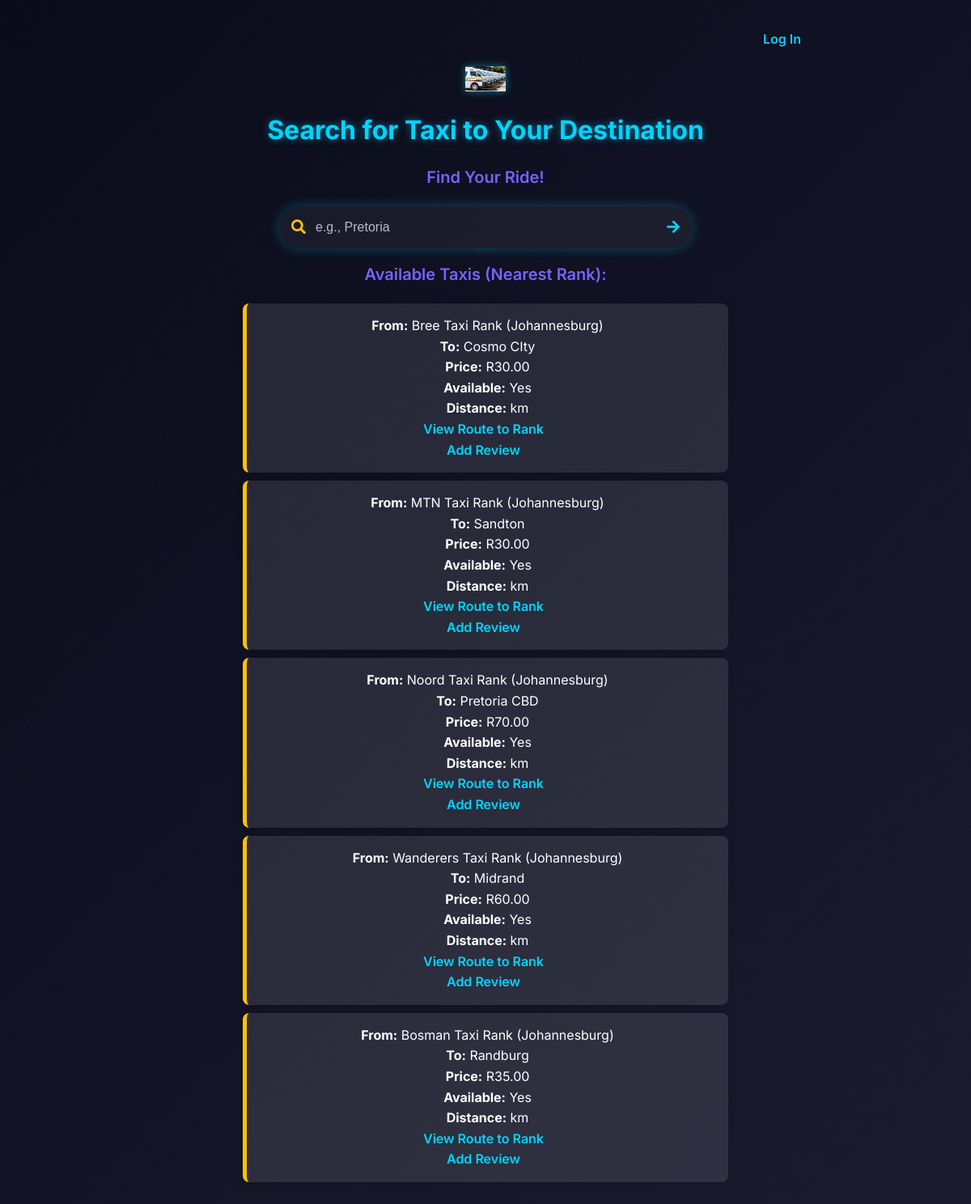
The page / on the database its author committed.
### taxi_app/models.py (models this page shows, shortened)
class Taxi(models.Model):
    rank = models.ForeignKey(TaxiRank, on_delete=models.CASCADE)
    destination = models.CharField(max_length=100)
    available = models.BooleanField(default=True)
    price = models.DecimalField(max_digits=6, decimal_places=2)

class TaxiRank(models.Model):
    name = models.CharField(max_length=100)
    location = models.CharField(max_length=200)
    latitude = models.FloatField()
    longitude = models.FloatField()

### taxi_app/views.py (the view)
# urls.py: path('', search, name='home'),  # Add this for the root URL
def search(request):
    destination = request.GET.get('destination', '').strip()
    user_lat = request.GET.get('latitude')
    user_lon = request.GET.get('longitude')
    results = []
    if destination:
        taxis = Taxi.objects.filter(destination__icontains=destination, available=True)
    else:
        taxis = Taxi.objects.filter(available=True)
    if taxis:
        if user_lat and user_lon:
            try:
                user_lat = float(user_lat)
                user_lon = float(user_lon)
                for taxi in taxis:
                    rank = taxi.rank
                    dlat = math.radians(rank.latitude - user_lat)
                    dlon = math.radians(rank.longitude - user_lon)
                    a = math.sin(dlat/2)**2 + math.cos(math.radians(user_lat)) * math.cos(math.radians(rank.latitude)) * math.sin(dlon/2)**2
                    c = 2 * math.asin(math.sqrt(a))
                    distance = 6371 * c
                    rank.distance = distance
                    taxi.rank = rank
                    results.append(taxi)
                results.sort(key=lambda x: x.rank.distance)
                results = results[:1]
            except (ValueError, TypeError):
                results = list(taxis)
        else:
            results = list(taxis)
    return render(request, 'taxi_app/search.html', {'results': results})

### taxiproject/context_processors.py (called while the page is built)
def google_maps_api_key(request):
    return {
        'GOOGLE_MAPS_API_KEY': getattr(settings, 'GOOGLE_MAPS_API_KEY', '')
    }

### taxi_app/templates/taxi_app/search.html (shortened to what this page needs)
<!DOCTYPE html>
<html>
<head>
    <link rel="stylesheet" href="https://cdnjs.cloudflare.com/ajax/libs/font-awesome/5.15.4/css/all.min.css">
    {% load static %}
</head>
<body>
    <main>
        <div class="container">
            <div class="auth-links">
                {% if user.is_authenticated %}
                    <p>Welcome, {{ user.username }}! <a href="{% url 'logout' %}">Log Out</a></p>
                {% else %}
                    <p><a href="{% url 'login' %}">Log In</a></p>
                {% endif %}
            </div>
            <img src="{% static 'images/taxi.jpg' %}" alt="Taxi" width="50" style="display: block; margin: 20px auto; filter: drop-shadow(0 0 5px rgba(0, 212, 255, 0.5));">
            <h1>Search for Taxi to Your Destination</h1>
            <h2>Find Your Ride!</h2>
            <div class="search-box">
                <div class="search-icon"><i class="fas fa-search"></i></div>
                <form id="search-form" class="search-form" method="get" action="{% url 'search' %}">
                    <input type="text" id="destination" name="destination" placeholder="e.g., Pretoria" autocomplete="off">
                </form>
                <div class="go-icon" onclick="getLocationAndSubmit()"><i class="fas fa-arrow-right"></i></div>
            </div>
            {% if results %}
                <h2>Available Taxis (Nearest Rank):</h2>
                <ul>
                    {% for taxi in results %}
                        <li>
                            <strong>From:</strong> {{ taxi.rank.name }} ({{ taxi.rank.location }})<br>
                            <strong>To:</strong> {{ taxi.destination }}<br>
                            <strong>Price:</strong> R{{ taxi.price }}<br>
                            <strong>Available:</strong> {% if taxi.available %}Yes{% else %}No{% endif %}<br>
                            <strong>Distance:</strong> {{ taxi.rank.distance|floatformat:2 }} km<br>
                            <a href="{% url 'route' taxi.rank.id %}">View Route to Rank</a><br>
                            <a href="{% url 'add_review' taxi.id %}">Add Review</a>
                        </li>
                    {% endfor %}
                </ul>
            {% else %}
                <p class="no-results">No taxis found. Try entering a destination or check available taxis in the admin panel.</p>
            {% endif %}
        </div>
    </main>
</body>
</html>

### taxi_app/templates/taxi_app/search.html (style rules this page uses)
body { font-family: 'Inter', Arial, sans-serif; background: linear-gradient(135deg, #0A0B1A 0%, #1A1B2E 100%); color: #FFFFFF; margin: 0; padding: 20px; line-height: 1.6; }
.container { max-width: 800px; margin: 0 auto; text-align: center; }
h1 { color: #00D4FF; font-size: 32px; font-weight: 700; margin-bottom: 10px; text-shadow: 0 0 10px rgba(0, 212, 255, 0.5); }
h2 { color: #7B61FF; font-size: 20px; font-weight: 600; margin-bottom: 20px; }
.search-box { position: relative; max-width: 500px; margin: 0 auto; background: rgba(255, 255, 255, 0.05); border-radius: 50px; box-shadow: 0 0 15px rgba(0, 212, 255, 0.3); padding: 5px; transition: all 0.3s ease; }
.search-form { display: flex; align-items: center; }
.search-icon { position: absolute; left: 15px; top: 50%; transform: translateY(-50%); color: #FFC107; font-size: 18px; }
#destination { width: 100%; padding: 12px 20px 12px 40px; border: none; border-radius: 50px; font-size: 16px; background: transparent; color: #FFFFFF; outline: none; }
#destination::placeholder { color: rgba(255, 255, 255, 0.7); }
.go-icon { position: absolute; right: 15px; top: 50%; transform: translateY(-50%); color: #00D4FF; font-size: 18px; cursor: pointer; transition: color 0.3s, transform 0.3s; }
.search-border { width: 100%; height: 4px; position: absolute; bottom: -4px; left: 0; }
ul { list-style: none; padding: 0; max-width: 600px; margin: 20px auto; }
li { background: rgba(255, 255, 255, 0.1); padding: 15px; margin-bottom: 10px; border-left: 5px solid #FFC107; border-radius: 8px; box-shadow: 0 0 10px rgba(0, 0, 0, 0.2); transition: transform 0.3s, box-shadow 0.3s; }
a { color: #00D4FF; text-decoration: none; font-weight: 600; margin-right: 10px; transition: color 0.3s; }
.auth-links { text-align: right; margin-bottom: 20px; }
.auth-links a { color: #00D4FF; }

### rows shown on the page
Taxi: rank.name "Bree Taxi Rank", rank.location "Johannesburg", destination "Cosmo CIty", price "30.00", available "Yes"
Taxi: rank.name "MTN Taxi Rank", rank.location "Johannesburg", destination "Sandton", price "30.00", available "Yes"
Taxi: rank.name "Noord Taxi Rank", rank.location "Johannesburg", destination "Pretoria CBD", price "70.00", available "Yes"
Taxi: rank.name "Wanderers Taxi Rank", rank.location "Johannesburg", destination "Midrand", price "60.00", available "Yes"
Taxi: rank.name "Bosman Taxi Rank", rank.location "Johannesburg", destination "Randburg", price "35.00", available "Yes"
